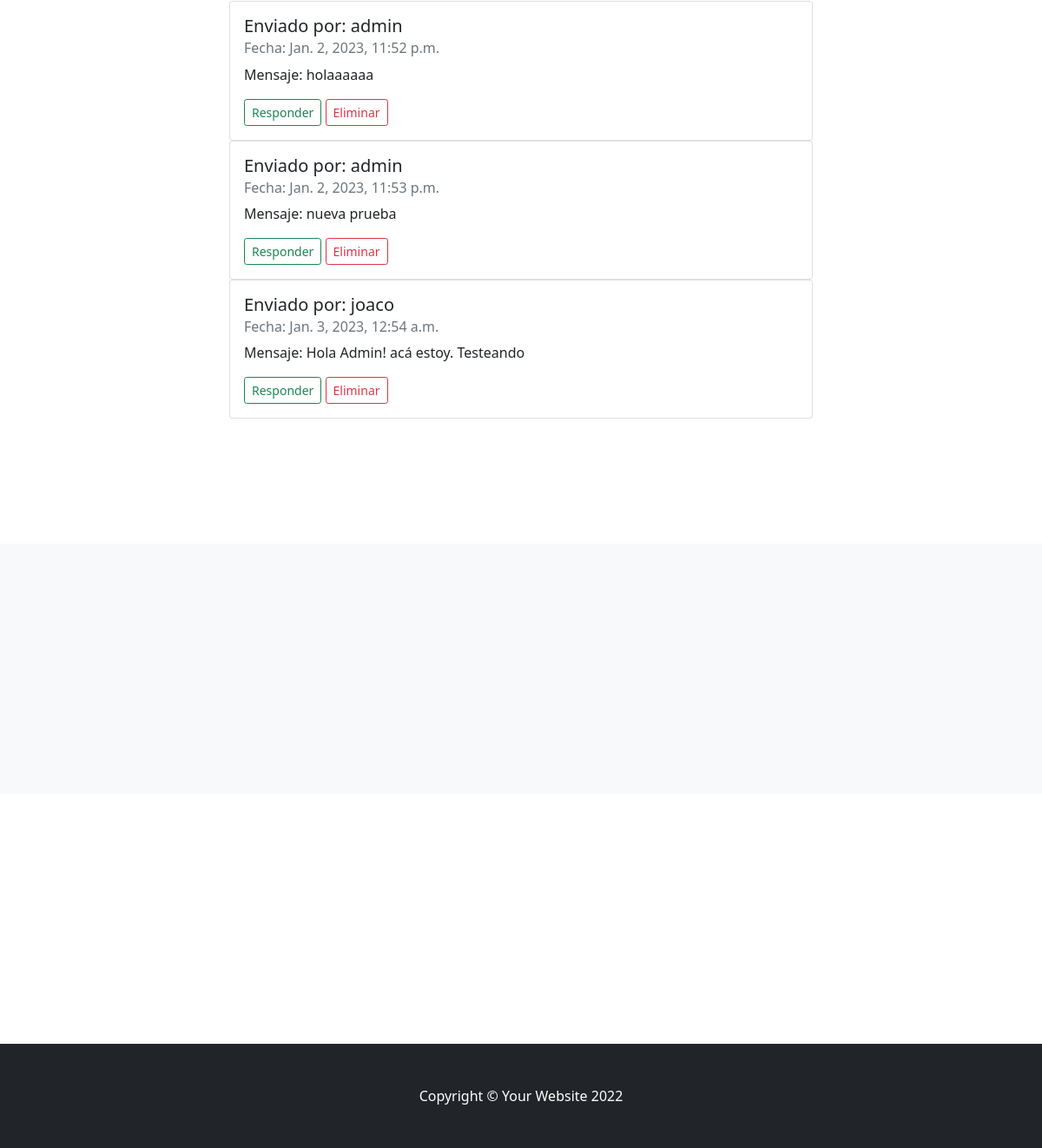
The page /AppMensajeria/leer_mensajes/ (signed in, lower part) on the database as committed earlier.
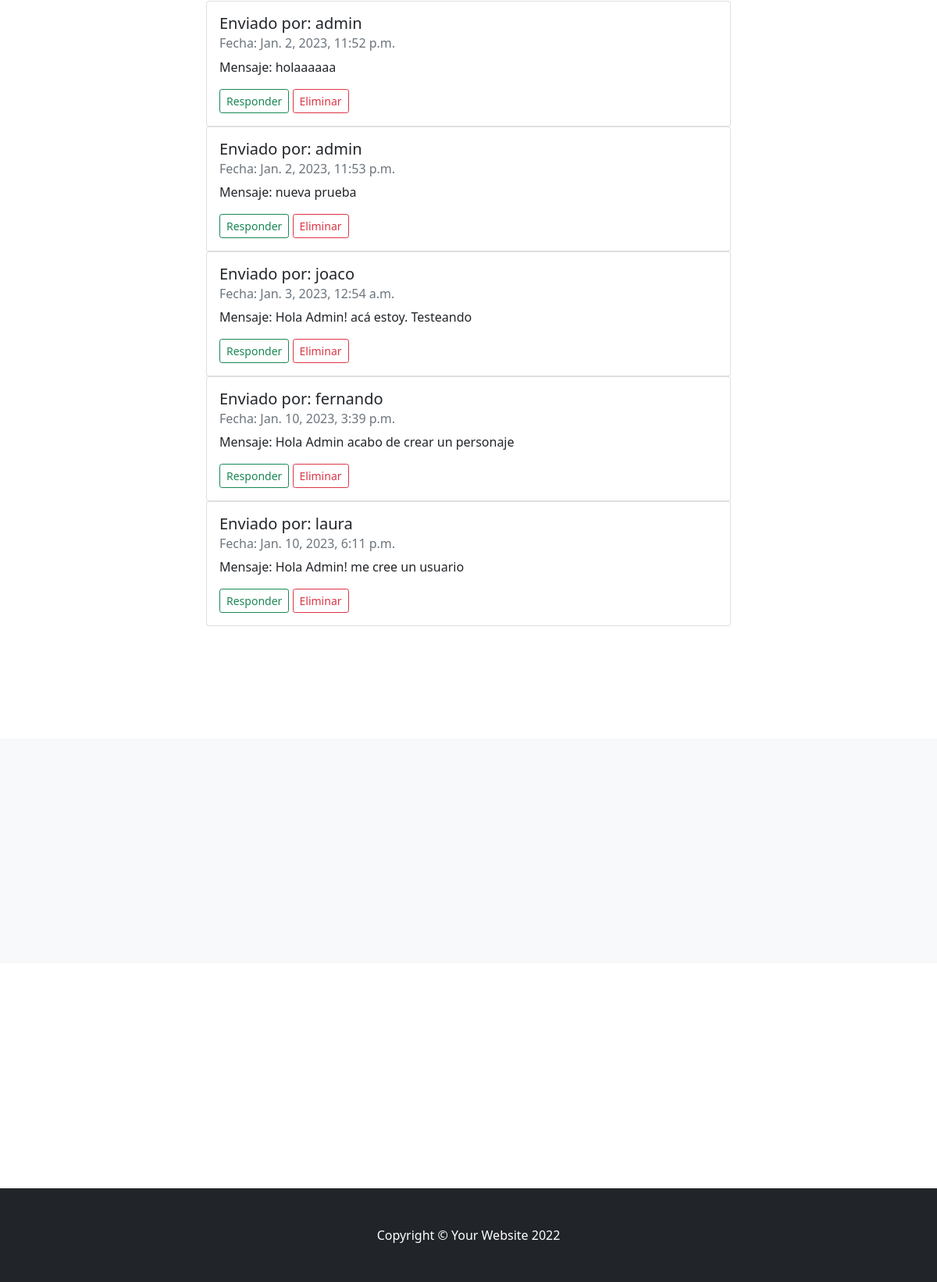
The same page on the database as committed later.
### AppMensajeria/models.py (models this page shows)
class Mensaje(models.Model):
    remitente = models.CharField(max_length=50)
    destinatario = models.CharField(max_length=50)
    cuerpo = models.TextField()
    fecha_envio = models.DateTimeField(auto_now_add=True)
    leido = models.BooleanField(default=False)

### AppMensajeria/views.py (the view)
# urls.py: path("leer_mensajes/", leer_mensajes, name="leer_mensajes"),
@login_required
def leer_mensajes(request):
    mensajes = Mensaje.objects.filter(destinatario=request.user.username)
    for mensaje in mensajes:
        mensaje.mensaje_leido = True
        mensaje.save()
    return render(request, 'buzon_mensajes.html', {'mensajeria': mensajes,"avatar":obtener_avatar(request)})

### AppPerfiles/views.py (called while the page is built)
def obtener_avatar(request):
    if request.user.is_authenticated:
        lista = Avatar.objects.filter(user=request.user)
        if len(lista)!= 0:
            imagen=lista[0].imagen.url
        else:
            imagen = "http://clipart-library.com/images_k/silhouette-head-shot/silhouette-head-shot-18.jpg"
    else:
        imagen= "http://clipart-library.com/images_k/silhouette-head-shot/silhouette-head-shot-18.jpg"
    return imagen

### AppMensajeria/templates/buzon_mensajes.html (shortened to what this page needs)
{% extends './padre.html' %}
{% load static %}
{% block contenidoEleccion %}
<section id="about">
    <div class="container px-4">
        <div class="row gx-4 justify-content-center">
            <div class="col-lg-8" id="crearPJ">
<div class="container">
    {% if mensajeria %}
    {% for mensaje in mensajeria %}
        <div class= "col">
            <div class="row-md-4 mx-auto">
                <div class="card-deck">
                    <div class="card" >
                        <div class="card-body">
                            <h5 class="card-title">Enviado por: {{ mensaje.remitente }}</h5>
                            <h6 class="card-subtitle mb-2 text-muted">Fecha: {{ mensaje.fecha_envio }}</h6>
                            <p class="card-text">Mensaje: {{ mensaje.cuerpo }}</p>
                            <a href=" {% url 'responder_mensajes' mensaje.remitente %}" class="btn btn-sm btn-outline-success">Responder</a>
                            <a href="{% url 'eliminar_mensajes' mensaje.id %}" class="btn btn-sm btn-outline-danger">Eliminar</a>
                        </div>
                    </div>
                </div>
            </div>
        </div>
    {% endfor %}
    {% else %}
    <p> No ha recibido ningún mensaje</p>
    {% endif %}
    </div>
</div>
</div>
</div>
</section>
{% endblock %}

### PersonajesApp/templates/padre.html (shortened to what this page needs)
<!DOCTYPE html>
<html lang="en">
  <head>
    {% load static %}
    <link href="{% static 'css/styles.css' %}" rel="stylesheet" />
  </head>
  <body id="page-top">
    {% block contenidoEleccion %} {% endblock %}
    <section class="bg-light" id="services">
    </section>
    <section id="contact">
    </section>
    <footer class="py-5 bg-dark">
      <div class="container px-4">
        <p class="m-0 text-center text-white">
          Copyright &copy; Your Website 2022
        </p>
      </div>
    </footer>
  </body>
</html>

Rows that differ between the two databases and show on the page:
added Mensaje: remitente "fernando", fecha_envio "Jan. 10, 2023, 3:39 p.m.", cuerpo "Hola Admin acabo de crear un personaje"
added Mensaje: remitente "laura", fecha_envio "Jan. 10, 2023, 6:11 p.m.", cuerpo "Hola Admin! me cree un usuario"
